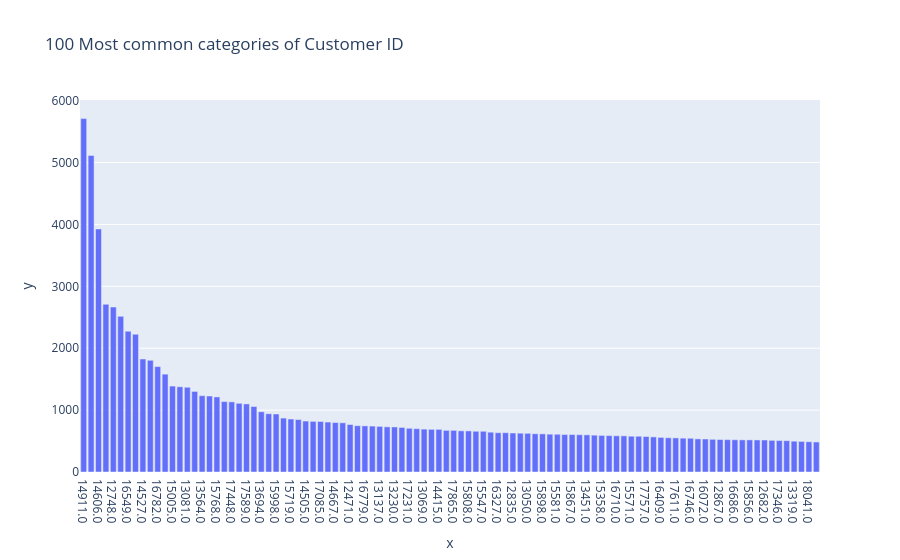

Write notebook code for a chart like this one.
### Markdown cell above
Análisis de la quinta serie...

> **Price :** En esta variable numérica (float64) vemos una gran distribución hacia precios pequeños, sin embargo, también es posible encontrar `3 precios negativos` que deben ser entendidos posteriormente. Así, el precio promedio de los productos es de aproximadamente `4.68` y la mediana de `2.1`. Nuevamente existe una alta desviación estándar dada por valores atípicos como el máximo de precio de `25111.09` y el mínimo (inusual a priori) de `-53594.36`. Finalmente, `no existen valores faltantes` en esta columna.

### Code cell
# 6.
profile_serie(df_retail["Customer ID"])

### Figure 1 — Plotly figure (JSON) as saved in the notebook; plotly's stock layout.template omitted (floating-point values rounded to 4 significant figures)
{"data": [{"hovertemplate": "x=%{x}<br>y=%{y}<extra></extra>", "legendgroup": "", "marker": {"color": "#636efa", "pattern": {"shape": ""}}, "name": "", "orientation": "v", "showlegend": false, "textposition": "auto", "type": "bar", "x": ["14911.0", "17841.0", "14606.0", "14156.0", "12748.0", "17850.0", "16549.0", "15311.0", "14527.0", "14646.0", "16782.0", "13089.0", "15005.0", "17377.0", "13081.0", "15039.0", "13564.0", "14298.0", "15768.0", "14680.0", "17448.0", "17920.0", "17589.0", "17511.0", "13694.0", "13093.0", "15998.0", "12921.0", "15719.0", "12681.0", "14505.0", "13174.0", "17085.0", "15555.0", "14667.0", "14081.0", "12471.0", "17243.0", "16779.0", "16984.0", "13137.0", "17068.0", "13230.0", "16713.0", "17231.0", "16161.0", "13069.0", "13001.0", "14415.0", "14159.0", "17865.0", "17238.0", "15808.0", "12472.0", "15547.0", "14044.0", "16327.0", "18102.0", "12835.0", "14030.0", "13050.0", "14085.0", "15898.0", "17338.0", "15581.0", "13097.0", "15867.0", "14049.0", "13451.0", "16938.0", "15358.0", "15061.0", "16710.0", "13206.0", "15571.0", "16550.0", "17757.0", "14040.0", "16409.0", "13869.0", "17611.0", "14031.0", "16746.0", "17965.0", "16072.0", "18069.0", "12867.0", "17799.0", "16686.0", "14535.0", "15856.0", "17576.0", "12682.0", "17364.0", "17346.0", "12949.0", "13319.0", "13148.0", "18041.0", "15615.0"], "xaxis": "x", "y": [5710, 5114, 3927, 2710, 2665, 2515, 2274, 2226, 1826, 1805, 1703, 1581, 1388, 1377, 1369, 1302, 1233, 1228, 1213, 1138, 1133, 1110, 1100, 1058, 973, 941, 937, 871, 856, 848, 823, 818, 816, 807, 799, 795, 767, 748, 745, 742, 737, 730, 728, 720, 706, 700, 693, 689, 689, 673, 673, 665, 664, 658, 658, 643, 635, 635, 630, 627, 625, 618, 616, 611, 610, 605, 605, 602, 600, 595, 591, 588, 585, 584, 578, 578, 573, 567, 559, 553, 551, 547, 545, 535, 533, 528, 525, 523, 521, 519, 519, 518, 517, 511, 509, 506, 498, 494, 489, 485], "yaxis": "y"}], "layout": {"barmode": "relative", "legend": {"tracegroupgap": 0}, "title": {"text": "100 Most common categories of Customer ID"}, "xaxis": {"anchor": "y", "domain": [0, 1], "title": {"text": "x"}}, "yaxis": {"anchor": "x", "domain": [0, 1], "title": {"text": "y"}}}}
